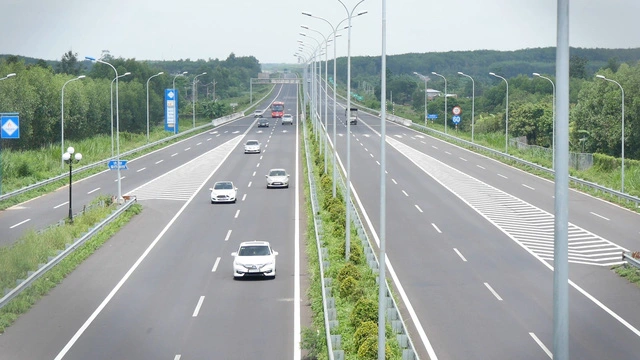
#> input picture hough_transform_line/pic.webp, 640 x 360 px
$ python hough_tranform.py
#> lines starting #> are read from the running program, lines starting #| are printed output that depends on the picture; after the words box and inside, x2 and y2 are one past the last pixel; in counts of white or black regions, pixels touching at a corner belong together
import cv2
import numpy as np
import math


img = cv2.imread("pic.webp")
#> img is the input picture: shape (360, 640, 3); mean B, G, R 162.6, 169.2, 159.7


gray = cv2.cvtColor(img, cv2.COLOR_BGR2GRAY)
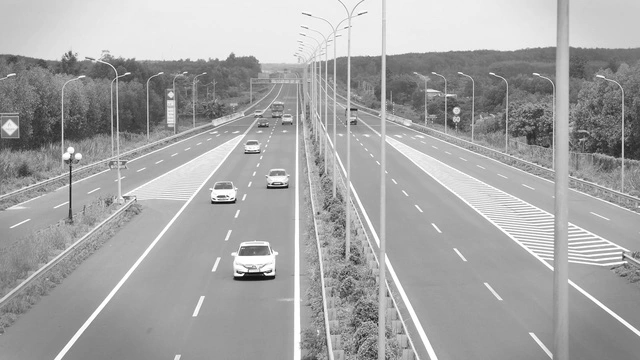
#> gray: shape (360, 640); min 6, max 255, mean 165.7


edges = cv2.Canny(gray, 250, 300, None, 3)
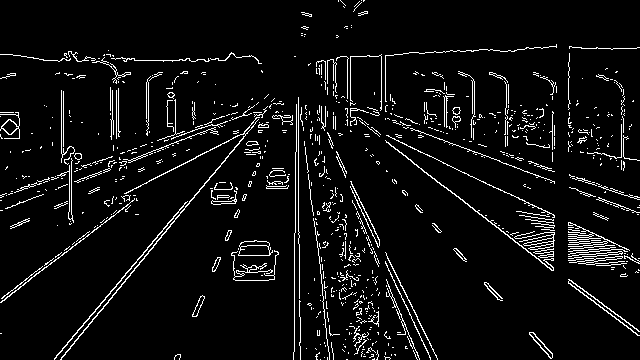
#> edges: shape (360, 640); 5.8% white in thin lines or dots


h, w = edges.shape
#> h = 360; w = 640

max_rho = int(math.hypot(h, w))
#> max_rho = 734
threshold = 130
max_theta = 360

H = np.zeros((max_theta, max_rho), dtype=np.uint8)

for y in range(h):
    for x in range(w):
        if edges[y, x] > 0:
            for theta in range(max_theta):
                p = int(
                    x * math.cos(math.radians(theta))
                    + y * math.sin(math.radians(theta))
                )
                H[theta, p] += 1
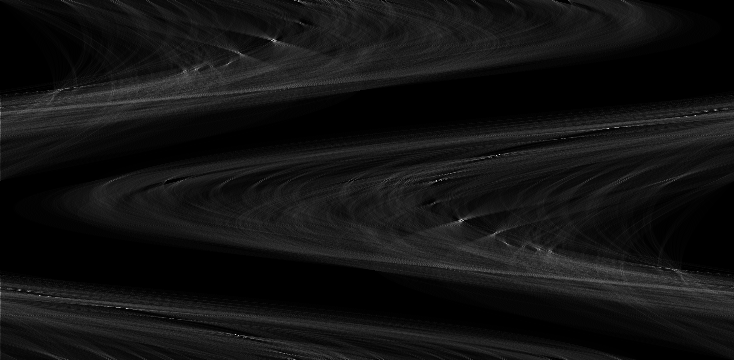
#> H: shape (360, 734); min 0, max 220, mean 18.3

lines = []
for theta in range(max_theta):
    for rho in range(max_rho):
        if H[theta, rho] > threshold:
            # Tính toán tọa độ hai điểm trên đường thẳng
            a = math.cos(math.radians(theta))
            b = math.sin(math.radians(theta))
            x0 = a * rho
            y0 = b * rho
            x1 = int(x0 + 1000 * (-b))
            y1 = int(y0 + 1000 * (a))
            x2 = int(x0 - 1000 * (-b))
            y2 = int(y0 - 1000 * (a))
            lines.append(((x1, y1), (x2, y2)))

for line in lines:
    cv2.line(img, line[0], line[1], (0, 255, 0), 1)
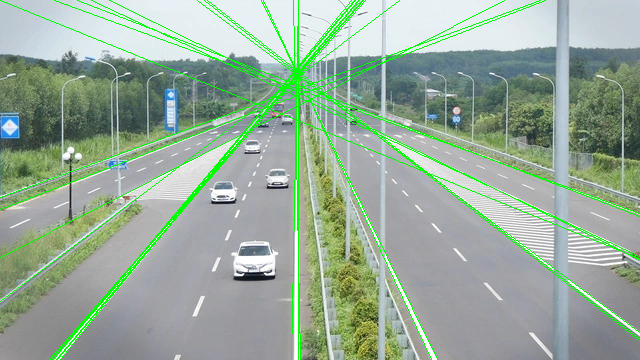
#> img: shape (360, 640, 3); 4.23% of pixels changed, all inside (x1, y1, x2, y2) = (0, 0, 640, 360)

cv2.imshow("image", img)
cv2.waitKey(0)
